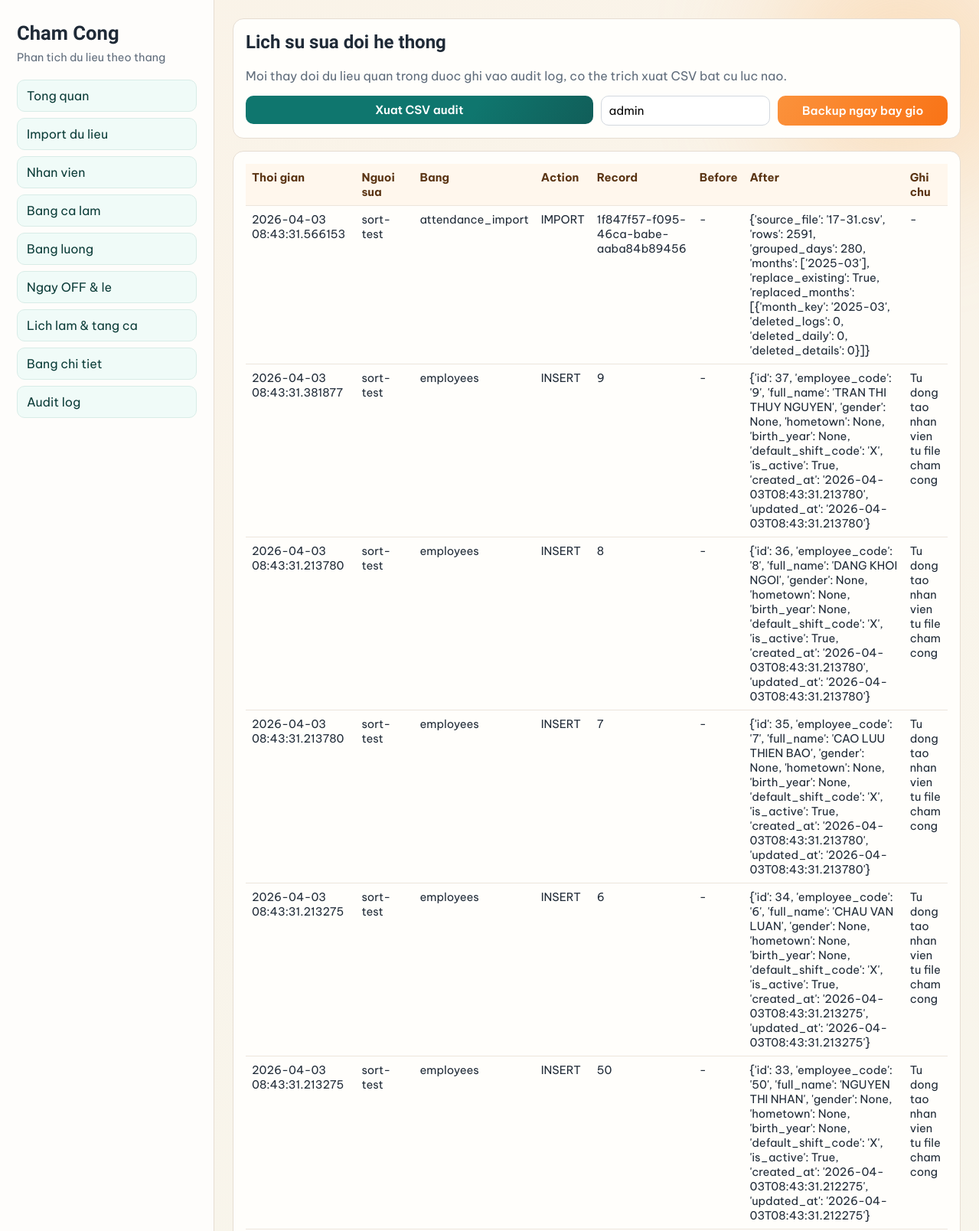
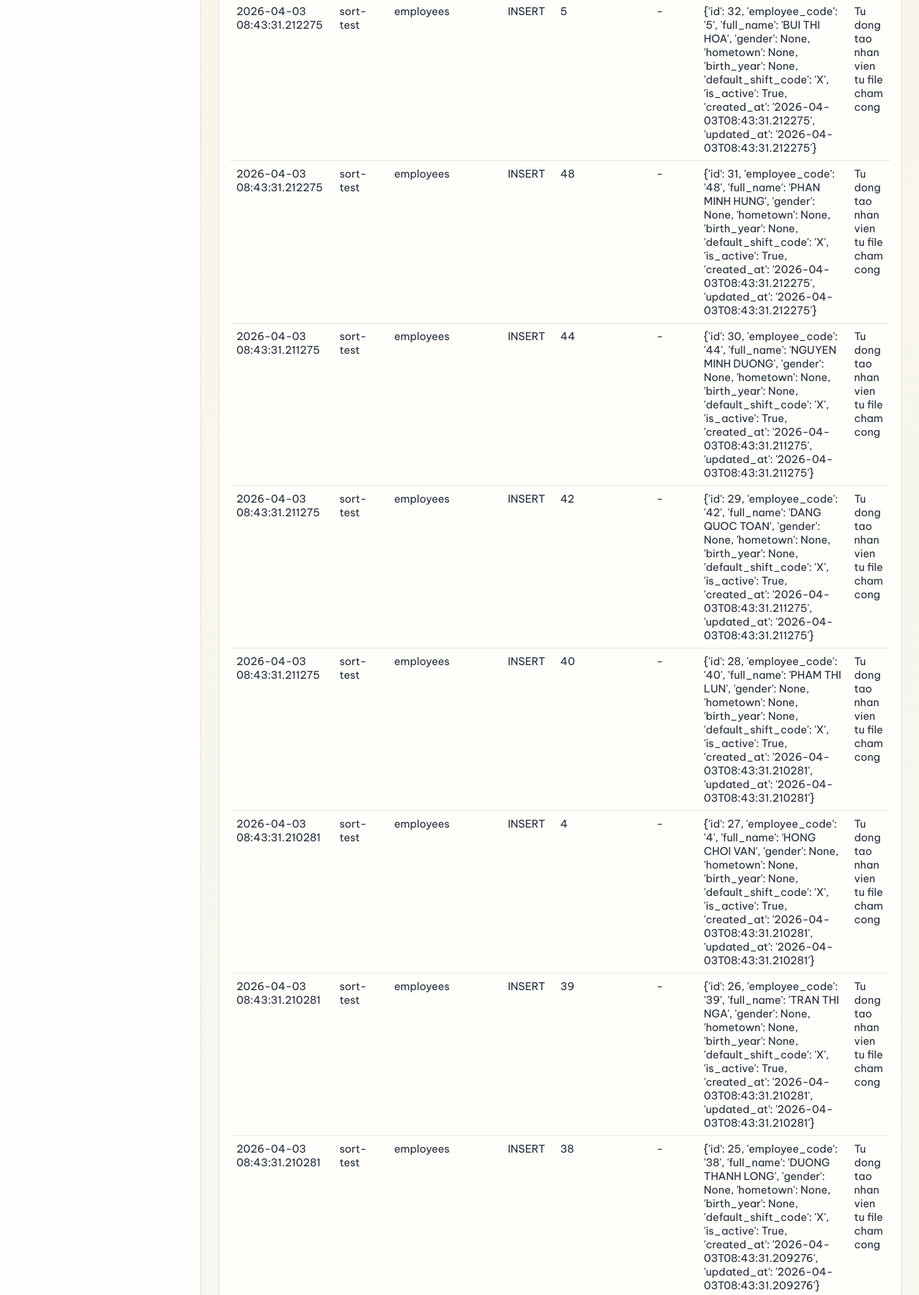
Screenshot of /audit (upper part) with the database file from the repository (2 pictures, top to bottom).
### app/models.py (models this page shows)
class SerializableMixin:
    def to_dict(self):
        payload = {}
        for column in self.__table__.columns:
            value = getattr(self, column.name)
            if isinstance(value, (datetime, date, time)):
                payload[column.name] = value.isoformat()
            elif isinstance(value, Decimal):
                payload[column.name] = float(value)
            else:
                payload[column.name] = value
        return payload

class AuditLog(db.Model, SerializableMixin):
    __tablename__ = "audit_logs"
    id = db.Column(db.Integer, primary_key=True)
    table_name = db.Column(db.String(64), nullable=False, index=True)
    record_id = db.Column(db.String(64), nullable=False)
    action = db.Column(db.String(32), nullable=False, index=True)
    changed_by = db.Column(db.String(64), nullable=False, default="system")
    changed_at = db.Column(db.DateTime, nullable=False, default=datetime.utcnow, index=True)
    before_data = db.Column(db.JSON, nullable=True)
    after_data = db.Column(db.JSON, nullable=True)
    notes = db.Column(db.String(255), nullable=True)

### app/routes.py (the view)
    @app.route("/audit")
    def audit_logs():
        rows = AuditLog.query.order_by(AuditLog.changed_at.desc()).limit(300).all()
        return render_template("audit.html", audit_logs=rows)

### app/templates/audit.html
{% extends "base.html" %}
{% block content %}
<div class="panel">
    <h2>Lich su sua doi he thong</h2>
    <p class="muted">Moi thay doi du lieu quan trong duoc ghi vao audit log, co the trich xuat CSV bat cu luc nao.</p>
    <div class="form-grid">
        <a href="{{ url_for('export_audit_csv') }}"><button type="button">Xuat CSV audit</button></a>
        <form method="post" action="{{ url_for('run_backup_now') }}" class="form-grid">
            <input name="changed_by" placeholder="Nguoi backup" value="admin">
            <button type="submit" class="secondary">Backup ngay bay gio</button>
        </form>
    </div>
</div>
<div class="panel">
    <div class="table-wrap">
        <table>
            <thead>
                <tr>
                    <th>Thoi gian</th>
                    <th>Nguoi sua</th>
                    <th>Bang</th>
                    <th>Action</th>
                    <th>Record</th>
                    <th>Before</th>
                    <th>After</th>
                    <th>Ghi chu</th>
                </tr>
            </thead>
            <tbody>
                {% for row in audit_logs %}
                <tr>
                    <td>{{ row.changed_at }}</td>
                    <td>{{ row.changed_by }}</td>
                    <td>{{ row.table_name }}</td>
                    <td>{{ row.action }}</td>
                    <td>{{ row.record_id }}</td>
                    <td>{{ row.before_data or '-' }}</td>
                    <td>{{ row.after_data or '-' }}</td>
                    <td>{{ row.notes or '-' }}</td>
                </tr>
                {% else %}
                <tr>
                    <td colspan="8">Chua co log thay doi.</td>
                </tr>
                {% endfor %}
            </tbody>
        </table>
    </div>
</div>
{% endblock %}

### app/static/css/style.css (style rules this page uses)
:root { --bg: #f7f4ed; --panel: #fffefb; --ink: #1f2a37; --muted: #5f6c7b; --brand: #0f766e; --accent: #f97316; --warn: #dc2626; --ok: #15803d; --line: #e6ddd2; }
* { box-sizing: border-box; }
body { margin: 0; color: var(--ink); font-family: "Be Vietnam Pro", sans-serif; background: linear-gradient(160deg, #faf3e8 0%, #f6f7ef 40%, #ebf6f8 100%); min-height: 100vh; }
h2 { margin-top: 0; font-family: "Sora", sans-serif; }
.panel { background: var(--panel); border: 1px solid var(--line); border-radius: 14px; padding: 16px; margin-bottom: 16px; }
.form-grid { display: grid; grid-template-columns: repeat(auto-fit, minmax(160px, 1fr)); gap: 10px; }
input, select, button, textarea { width: 100%; border: 1px solid #d2d8df; border-radius: 10px; padding: 9px 10px; font-size: 0.95rem; font-family: inherit; background: #fff; }
button { background: linear-gradient(120deg, var(--brand), #0f766e 65%, #115e59); color: white; font-weight: 600; border: none; cursor: pointer; }
button.secondary { background: linear-gradient(120deg, #fb923c, var(--accent)); }
table { width: 100%; border-collapse: collapse; font-size: 0.92rem; }
th, td { border-bottom: 1px solid #ece5dc; padding: 8px; text-align: left; vertical-align: top; }
th { background: #fff7ed; color: #5a3413; position: sticky; top: 0; }
.table-wrap { overflow: auto; max-height: 65vh; }
a { color: #0f766e; }
.muted { color: var(--muted); }

### rows the page displays
AuditLog: changed_at "2026-04-03 08:43:31.566153", changed_by "sort-test", table_name "attendance_import", action "IMPORT", record_id "1f847f57-f095-46ca-babe-aaba84b89456", before_data "-", after_data "{'source_file': '17-31.csv', 'rows': 2591, 'grouped_days': 280, 'months': ['2025-03'], 'replace_existing': True, 'replaced_months': [{'month_key': '2025-03', 'deleted_logs': 0, 'deleted_daily': 0, 'deleted_details': 0}]}", notes "-"
AuditLog: changed_at "2026-04-03 08:43:31.381877", changed_by "sort-test", table_name "employees", action "INSERT", record_id "9", before_data "-", after_data "{'id': 37, 'employee_code': '9', 'full_name': 'TRAN THI THUY NGUYEN', 'gender': None, 'hometown': None, 'birth_year': None, 'default_shift_code': 'X', 'is_active': True, 'created_at': '2026-04-03T08:43:31.213780', 'updated_at': '2026-04-03T08:43:31.213780'}", notes "Tu dong tao nhan vien tu file cham cong"
AuditLog: changed_at "2026-04-03 08:43:31.213780", changed_by "sort-test", table_name "employees", action "INSERT", record_id "8", before_data "-", after_data "{'id': 36, 'employee_code': '8', 'full_name': 'DANG KHOI NGOI', 'gender': None, 'hometown': None, 'birth_year': None, 'default_shift_code': 'X', 'is_active': True, 'created_at': '2026-04-03T08:43:31.213780', 'updated_at': '2026-04-03T08:43:31.213780'}", notes "Tu dong tao nhan vien tu file cham cong"
AuditLog: changed_at "2026-04-03 08:43:31.213780", changed_by "sort-test", table_name "employees", action "INSERT", record_id "7", before_data "-", after_data "{'id': 35, 'employee_code': '7', 'full_name': 'CAO LUU THIEN BAO', 'gender': None, 'hometown': None, 'birth_year': None, 'default_shift_code': 'X', 'is_active': True, 'created_at': '2026-04-03T08:43:31.213780', 'updated_at': '2026-04-03T08:43:31.213780'}", notes "Tu dong tao nhan vien tu file cham cong"
AuditLog: changed_at "2026-04-03 08:43:31.213275", changed_by "sort-test", table_name "employees", action "INSERT", record_id "6", before_data "-", after_data "{'id': 34, 'employee_code': '6', 'full_name': 'CHAU VAN LUAN', 'gender': None, 'hometown': None, 'birth_year': None, 'default_shift_code': 'X', 'is_active': True, 'created_at': '2026-04-03T08:43:31.213275', 'updated_at': '2026-04-03T08:43:31.213275'}", notes "Tu dong tao nhan vien tu file cham cong"
AuditLog: changed_at "2026-04-03 08:43:31.213275", changed_by "sort-test", table_name "employees", action "INSERT", record_id "50", before_data "-", after_data "{'id': 33, 'employee_code': '50', 'full_name': 'NGUYEN THI NHAN', 'gender': None, 'hometown': None, 'birth_year': None, 'default_shift_code': 'X', 'is_active': True, 'created_at': '2026-04-03T08:43:31.212275', 'updated_at': '2026-04-03T08:43:31.212275'}", notes "Tu dong tao nhan vien tu file cham cong"
AuditLog: changed_at "2026-04-03 08:43:31.212275", changed_by "sort-test", table_name "employees", action "INSERT", record_id "5", before_data "-", after_data "{'id': 32, 'employee_code': '5', 'full_name': 'BUI THI HOA', 'gender': None, 'hometown': None, 'birth_year': None, 'default_shift_code': 'X', 'is_active': True, 'created_at': '2026-04-03T08:43:31.212275', 'updated_at': '2026-04-03T08:43:31.212275'}", notes "Tu dong tao nhan vien tu file cham cong"
AuditLog: changed_at "2026-04-03 08:43:31.212275", changed_by "sort-test", table_name "employees", action "INSERT", record_id "48", before_data "-", after_data "{'id': 31, 'employee_code': '48', 'full_name': 'PHAN MINH HUNG', 'gender': None, 'hometown': None, 'birth_year': None, 'default_shift_code': 'X', 'is_active': True, 'created_at': '2026-04-03T08:43:31.212275', 'updated_at': '2026-04-03T08:43:31.212275'}", notes "Tu dong tao nhan vien tu file cham cong"
AuditLog: changed_at "2026-04-03 08:43:31.211275", changed_by "sort-test", table_name "employees", action "INSERT", record_id "44", before_data "-", after_data "{'id': 30, 'employee_code': '44', 'full_name': 'NGUYEN MINH DUONG', 'gender': None, 'hometown': None, 'birth_year': None, 'default_shift_code': 'X', 'is_active': True, 'created_at': '2026-04-03T08:43:31.211275', 'updated_at': '2026-04-03T08:43:31.211275'}", notes "Tu dong tao nhan vien tu file cham cong"
AuditLog: changed_at "2026-04-03 08:43:31.211275", changed_by "sort-test", table_name "employees", action "INSERT", record_id "42", before_data "-", after_data "{'id': 29, 'employee_code': '42', 'full_name': 'DANG QUOC TOAN', 'gender': None, 'hometown': None, 'birth_year': None, 'default_shift_code': 'X', 'is_active': True, 'created_at': '2026-04-03T08:43:31.211275', 'updated_at': '2026-04-03T08:43:31.211275'}", notes "Tu dong tao nhan vien tu file cham cong"
AuditLog: changed_at "2026-04-03 08:43:31.211275", changed_by "sort-test", table_name "employees", action "INSERT", record_id "40", before_data "-", after_data "{'id': 28, 'employee_code': '40', 'full_name': 'PHAM THI LUN', 'gender': None, 'hometown': None, 'birth_year': None, 'default_shift_code': 'X', 'is_active': True, 'created_at': '2026-04-03T08:43:31.210281', 'updated_at': '2026-04-03T08:43:31.210281'}", notes "Tu dong tao nhan vien tu file cham cong"
AuditLog: changed_at "2026-04-03 08:43:31.210281", changed_by "sort-test", table_name "employees", action "INSERT", record_id "4", before_data "-", after_data "{'id': 27, 'employee_code': '4', 'full_name': 'HONG CHOI VAN', 'gender': None, 'hometown': None, 'birth_year': None, 'default_shift_code': 'X', 'is_active': True, 'created_at': '2026-04-03T08:43:31.210281', 'updated_at': '2026-04-03T08:43:31.210281'}", notes "Tu dong tao nhan vien tu file cham cong"
AuditLog: changed_at "2026-04-03 08:43:31.210281", changed_by "sort-test", table_name "employees", action "INSERT", record_id "39", before_data "-", after_data "{'id': 26, 'employee_code': '39', 'full_name': 'TRAN THI NGA', 'gender': None, 'hometown': None, 'birth_year': None, 'default_shift_code': 'X', 'is_active': True, 'created_at': '2026-04-03T08:43:31.210281', 'updated_at': '2026-04-03T08:43:31.210281'}", notes "Tu dong tao nhan vien tu file cham cong"
AuditLog: changed_at "2026-04-03 08:43:31.210281", changed_by "sort-test", table_name "employees", action "INSERT", record_id "38", before_data "-", after_data "{'id': 25, 'employee_code': '38', 'full_name': 'DUONG THANH LONG', 'gender': None, 'hometown': None, 'birth_year': None, 'default_shift_code': 'X', 'is_active': True, 'created_at': '2026-04-03T08:43:31.209276', 'updated_at': '2026-04-03T08:43:31.209276'}", notes "Tu dong tao nhan vien tu file cham cong"
